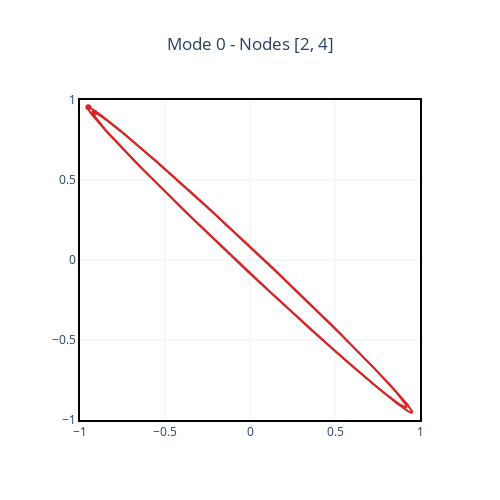
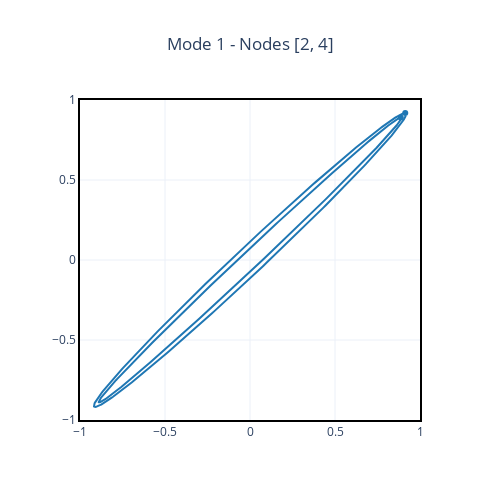

The notebook cell these images were saved under, in order:
### Code cell
for mode in range(6):
    display(modal.plot_orbit(mode, nodes=[2, 4]))

### Figure 1 — Plotly figure (JSON) as saved in the notebook; plotly's stock layout.template omitted (floating-point values rounded to 4 significant figures; data arrays with more than 128 entries replaced by an {"elided": "..."} marker saying what was removed)
{"data": [{"line": {"color": "#d62728"}, "mode": "lines", "name": "node 2<br>Backward", "showlegend": false, "type": "scatter", "x": {"elided": "350 float values"}, "y": {"elided": "350 float values"}}, {"marker": {"color": "#d62728"}, "mode": "markers", "name": "node 2", "showlegend": false, "type": "scatter", "x": [-0.9169], "y": [0.921]}, {"line": {"color": "#d62728"}, "mode": "lines", "name": "node 4<br>Backward", "showlegend": false, "type": "scatter", "x": {"elided": "350 float values"}, "y": {"elided": "350 float values"}}, {"marker": {"color": "#d62728"}, "mode": "markers", "name": "node 4", "showlegend": false, "type": "scatter", "x": [-0.9506], "y": [0.9545]}], "layout": {"autosize": false, "height": 500, "title": {"text": "Mode 0 - Nodes [2, 4]", "x": 0.5, "xanchor": "center"}, "width": 500, "xaxis": {"range": [-1, 1]}, "yaxis": {"range": [-1, 1]}}}

### Figure 2 — Plotly figure (JSON) as saved in the notebook; plotly's stock layout.template omitted (floating-point values rounded to 4 significant figures; data arrays with more than 128 entries replaced by an {"elided": "..."} marker saying what was removed)
{"data": [{"line": {"color": "#1f77b4"}, "mode": "lines", "name": "node 2<br>Forward", "showlegend": false, "type": "scatter", "x": {"elided": "350 float values"}, "y": {"elided": "350 float values"}}, {"marker": {"color": "#1f77b4"}, "mode": "markers", "name": "node 2", "showlegend": false, "type": "scatter", "x": [0.8868], "y": [0.8901]}, {"line": {"color": "#1f77b4"}, "mode": "lines", "name": "node 4<br>Forward", "showlegend": false, "type": "scatter", "x": {"elided": "350 float values"}, "y": {"elided": "350 float values"}}, {"marker": {"color": "#1f77b4"}, "mode": "markers", "name": "node 4", "showlegend": false, "type": "scatter", "x": [0.9133], "y": [0.9184]}], "layout": {"autosize": false, "height": 500, "title": {"text": "Mode 1 - Nodes [2, 4]", "x": 0.5, "xanchor": "center"}, "width": 500, "xaxis": {"range": [-1, 1]}, "yaxis": {"range": [-1, 1]}}}
